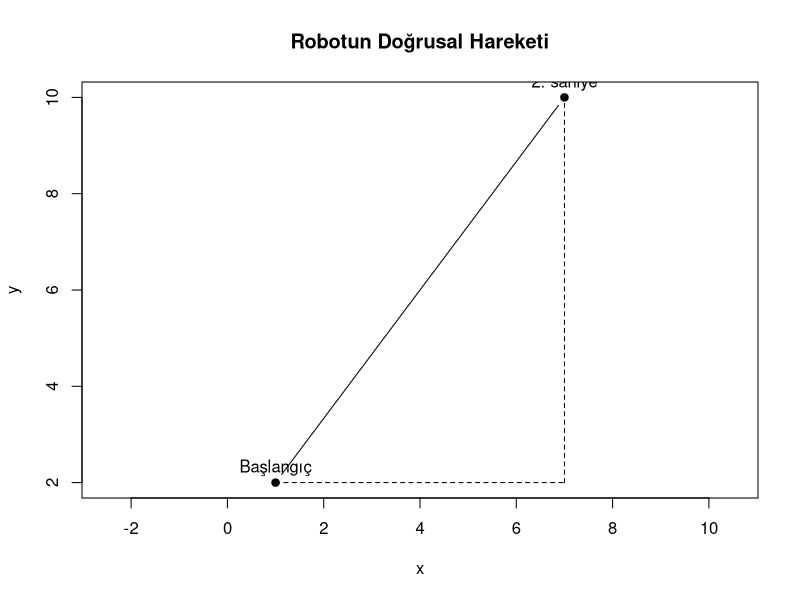

Recreate this plot in R.
# İki Nokta Arasındaki Uzaklık

uzaklik <- function(x1, y1, x2, y2) {
  sqrt((x2 - x1)^2 + (y2 - y1)^2)
}

# örnek
uzaklik(2, 6, 6, 3)  # 5

# robotun konumu: (1 + 3t, 2 + 4t) olsun.
# t = 2 seçilsin.
t <- 2
x <- 1 + 3 * t
y <- 2 + 4 * t
uzaklik(1, 2, x, y)  # 10

# Grafiksel inceleme
plot(c(1, x), c(2, y), type = "b", pch = 19, asp = 1,
     xlab = "x", ylab = "y", main = "Robotun Doğrusal Hareketi")
segments(1, 2, x, 2, lty = 2)
segments(x, 2, x, y, lty = 2)
text(c(1, x), c(2, y), c("Başlangıç", "2. saniye"), pos = 3)
